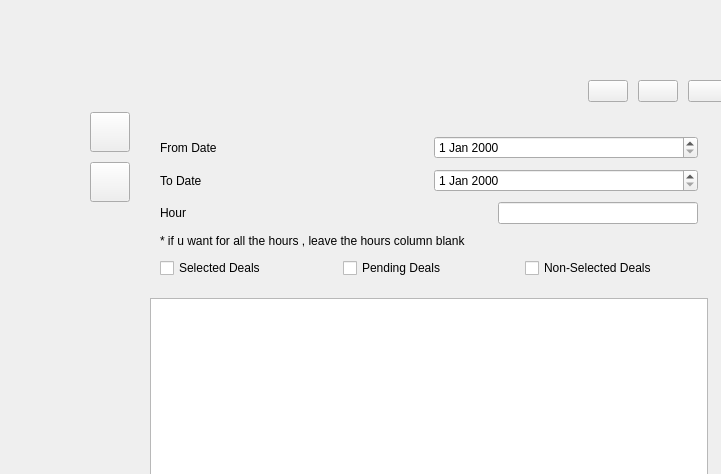
<?xml version="1.0" encoding="UTF-8"?>
<ui version="4.0">
 <class>QWidget</class>
 <widget class="QWidget" name="QWidget">
  <property name="geometry">
   <rect>
    <x>0</x>
    <y>0</y>
    <width>721</width>
    <height>474</height>
   </rect>
  </property>
  <property name="windowTitle">
   <string>Form</string>
  </property>
  <widget class="QWidget" name="verticalLayoutWidget_4">
   <property name="geometry">
    <rect>
     <x>80</x>
     <y>80</y>
     <width>658</width>
     <height>536</height>
    </rect>
   </property>
   <layout class="QVBoxLayout" name="verticalLayout_4">
    <property name="spacing">
     <number>10</number>
    </property>
    <property name="rightMargin">
     <number>10</number>
    </property>
    <property name="bottomMargin">
     <number>10</number>
    </property>
    <item>
     <layout class="QHBoxLayout" name="horizontalLayout_7">
      <item>
       <widget class="QLabel" name="label_7">
        <property name="text">
         <string>                 </string>
        </property>
       </widget>
      </item>
      <item>
       <widget class="QPushButton" name="Minimize">
        <property name="maximumSize">
         <size>
          <width>40</width>
          <height>40</height>
         </size>
        </property>
        <property name="text">
         <string/>
        </property>
       </widget>
      </item>
      <item>
       <widget class="QPushButton" name="Maximize">
        <property name="maximumSize">
         <size>
          <width>40</width>
          <height>40</height>
         </size>
        </property>
        <property name="text">
         <string/>
        </property>
       </widget>
      </item>
      <item>
       <widget class="QPushButton" name="Cross">
        <property name="maximumSize">
         <size>
          <width>40</width>
          <height>40</height>
         </size>
        </property>
        <property name="text">
         <string/>
        </property>
       </widget>
      </item>
     </layout>
    </item>
    <item>
     <layout class="QHBoxLayout" name="horizontalLayout_6">
      <property name="spacing">
       <number>10</number>
      </property>
      <property name="leftMargin">
       <number>10</number>
      </property>
      <property name="rightMargin">
       <number>10</number>
      </property>
      <property name="bottomMargin">
       <number>10</number>
      </property>
      <item>
       <layout class="QVBoxLayout" name="verticalLayout_3">
        <item>
         <widget class="QPushButton" name="Menu">
          <property name="maximumSize">
           <size>
            <width>40</width>
            <height>40</height>
           </size>
          </property>
          <property name="text">
           <string/>
          </property>
         </widget>
        </item>
        <item>
         <widget class="QPushButton" name="Home">
          <property name="maximumSize">
           <size>
            <width>40</width>
            <height>40</height>
           </size>
          </property>
          <property name="text">
           <string/>
          </property>
         </widget>
        </item>
        <item>
         <widget class="QLabel" name="label_6">
          <property name="text">
           <string/>
          </property>
         </widget>
        </item>
        <item>
         <widget class="QPushButton" name="Settings">
          <property name="maximumSize">
           <size>
            <width>40</width>
            <height>40</height>
           </size>
          </property>
          <property name="text">
           <string/>
          </property>
         </widget>
        </item>
       </layout>
      </item>
      <item>
       <layout class="QVBoxLayout" name="verticalLayout_2" stretch="0,0,0">
        <property name="spacing">
         <number>10</number>
        </property>
        <property name="leftMargin">
         <number>10</number>
        </property>
        <property name="rightMargin">
         <number>10</number>
        </property>
        <property name="bottomMargin">
         <number>10</number>
        </property>
        <item alignment="Qt::AlignHCenter">
         <widget class="QLabel" name="label">
          <property name="maximumSize">
           <size>
            <width>100</width>
            <height>100</height>
           </size>
          </property>
          <property name="text">
           <string/>
          </property>
          <property name="pixmap">
           <pixmap resource="resource.qrc">:/Icons/Screenshot 2024-04-22 at 9.53.55 AM.png</pixmap>
          </property>
          <property name="scaledContents">
           <bool>true</bool>
          </property>
          <property name="wordWrap">
           <bool>false</bool>
          </property>
          <property name="openExternalLinks">
           <bool>true</bool>
          </property>
         </widget>
        </item>
        <item>
         <layout class="QVBoxLayout" name="verticalLayout">
          <property name="spacing">
           <number>10</number>
          </property>
          <property name="leftMargin">
           <number>10</number>
          </property>
          <property name="rightMargin">
           <number>10</number>
          </property>
          <property name="bottomMargin">
           <number>10</number>
          </property>
          <item>
           <layout class="QHBoxLayout" name="horizontalLayout">
            <item>
             <widget class="QLabel" name="label_2">
              <property name="text">
               <string>From Date</string>
              </property>
             </widget>
            </item>
            <item>
             <widget class="QDateEdit" name="FromDate"/>
            </item>
           </layout>
          </item>
          <item>
           <layout class="QHBoxLayout" name="horizontalLayout_3">
            <item>
             <widget class="QLabel" name="label_4">
              <property name="text">
               <string>To Date</string>
              </property>
             </widget>
            </item>
            <item>
             <widget class="QDateEdit" name="ToDate"/>
            </item>
           </layout>
          </item>
          <item>
           <layout class="QHBoxLayout" name="horizontalLayout_4">
            <item>
             <widget class="QLabel" name="label_3">
              <property name="text">
               <string>Hour</string>
              </property>
             </widget>
            </item>
            <item>
             <widget class="QLineEdit" name="Hour">
              <property name="maximumSize">
               <size>
                <width>200</width>
                <height>100</height>
               </size>
              </property>
             </widget>
            </item>
           </layout>
          </item>
          <item>
           <layout class="QHBoxLayout" name="horizontalLayout_5">
            <item>
             <widget class="QLabel" name="label_5">
              <property name="text">
               <string>* if u want for all the hours , leave the hours column blank</string>
              </property>
             </widget>
            </item>
           </layout>
          </item>
          <item>
           <layout class="QHBoxLayout" name="horizontalLayout_2">
            <item>
             <widget class="QCheckBox" name="SelectedButton">
              <property name="text">
               <string>Selected Deals</string>
              </property>
             </widget>
            </item>
            <item>
             <widget class="QCheckBox" name="PendingButton">
              <property name="text">
               <string>Pending Deals</string>
              </property>
             </widget>
            </item>
            <item>
             <widget class="QCheckBox" name="NonSelectedButton">
              <property name="text">
               <string>Non-Selected Deals</string>
              </property>
             </widget>
            </item>
           </layout>
          </item>
         </layout>
        </item>
        <item>
         <widget class="QTableWidget" name="table"/>
        </item>
       </layout>
      </item>
     </layout>
    </item>
   </layout>
  </widget>
 </widget>
 <resources>
  <include location="resource.qrc"/>
 </resources>
 <connections/>
</ui>
